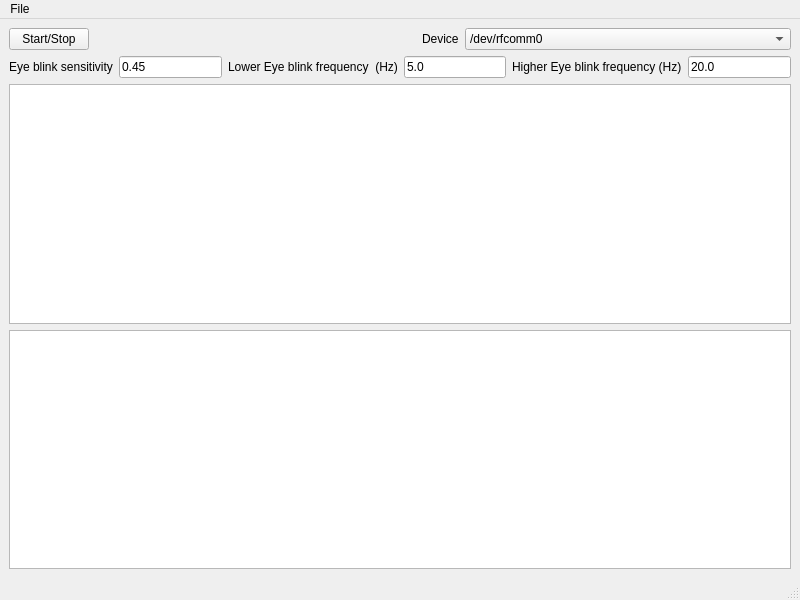
<?xml version="1.0" encoding="UTF-8"?>
<ui version="4.0">
 <class>MainWindow</class>
 <widget class="QMainWindow" name="MainWindow">
  <property name="geometry">
   <rect>
    <x>0</x>
    <y>0</y>
    <width>800</width>
    <height>600</height>
   </rect>
  </property>
  <property name="windowTitle">
   <string>MainWindow</string>
  </property>
  <widget class="QWidget" name="centralwidget">
   <layout class="QVBoxLayout" name="verticalLayout">
    <item>
     <layout class="QHBoxLayout" name="horizontalLayout">
      <item>
       <widget class="QPushButton" name="startButton">
        <property name="text">
         <string>Start/Stop</string>
        </property>
       </widget>
      </item>
      <item>
       <spacer name="horizontalSpacer_2">
        <property name="orientation">
         <enum>Qt::Horizontal</enum>
        </property>
        <property name="sizeHint" stdset="0">
         <size>
          <width>40</width>
          <height>20</height>
         </size>
        </property>
       </spacer>
      </item>
      <item>
       <widget class="QLabel" name="label">
        <property name="text">
         <string>Device</string>
        </property>
       </widget>
      </item>
      <item>
       <widget class="QComboBox" name="deviceComboBox">
        <property name="sizePolicy">
         <sizepolicy hsizetype="Expanding" vsizetype="Fixed">
          <horstretch>0</horstretch>
          <verstretch>0</verstretch>
         </sizepolicy>
        </property>
        <item>
         <property name="text">
          <string>/dev/rfcomm0</string>
         </property>
        </item>
        <item>
         <property name="text">
          <string>/dev/rfcomm1</string>
         </property>
        </item>
        <item>
         <property name="text">
          <string>/dev/rfcomm2</string>
         </property>
        </item>
        <item>
         <property name="text">
          <string>/dev/ttyUSB0</string>
         </property>
        </item>
        <item>
         <property name="text">
          <string>/dev/ttyUSB1</string>
         </property>
        </item>
        <item>
         <property name="text">
          <string>/dev/ttyUSB2</string>
         </property>
        </item>
        <item>
         <property name="text">
          <string>/dev/ttyS0</string>
         </property>
        </item>
        <item>
         <property name="text">
          <string>/dev/ttyS1</string>
         </property>
        </item>
        <item>
         <property name="text">
          <string>/dev/ttyS2</string>
         </property>
        </item>
        <item>
         <property name="text">
          <string>/dev/tty0</string>
         </property>
        </item>
        <item>
         <property name="text">
          <string>/dev/tty1</string>
         </property>
        </item>
        <item>
         <property name="text">
          <string>/dev/tty2</string>
         </property>
        </item>
       </widget>
      </item>
     </layout>
    </item>
    <item>
     <layout class="QHBoxLayout" name="horizontalLayout_2">
      <item>
       <widget class="QLabel" name="label_2">
        <property name="text">
         <string>Eye blink sensitivity</string>
        </property>
       </widget>
      </item>
      <item>
       <widget class="QLineEdit" name="eyeBlinkSensitivity">
        <property name="text">
         <string>0.45</string>
        </property>
       </widget>
      </item>
      <item>
       <widget class="QLabel" name="label_3">
        <property name="text">
         <string>Lower Eye blink frequency  (Hz)</string>
        </property>
       </widget>
      </item>
      <item>
       <widget class="QLineEdit" name="lowerEyeBlinkFrequency">
        <property name="text">
         <string>5.0</string>
        </property>
       </widget>
      </item>
      <item>
       <widget class="QLabel" name="label_4">
        <property name="text">
         <string>Higher Eye blink frequency (Hz)</string>
        </property>
       </widget>
      </item>
      <item>
       <widget class="QLineEdit" name="higherEyeBlinkFrequency">
        <property name="text">
         <string>20.0</string>
        </property>
       </widget>
      </item>
     </layout>
    </item>
    <item>
     <widget class="PlotWidget" name="rawView"/>
    </item>
    <item>
     <widget class="PlotWidget" name="fftView"/>
    </item>
   </layout>
  </widget>
  <widget class="QMenuBar" name="menubar">
   <property name="geometry">
    <rect>
     <x>0</x>
     <y>0</y>
     <width>800</width>
     <height>19</height>
    </rect>
   </property>
   <widget class="QMenu" name="menuFile">
    <property name="title">
     <string>File</string>
    </property>
    <addaction name="actionQuit"/>
   </widget>
   <addaction name="menuFile"/>
  </widget>
  <widget class="QStatusBar" name="statusbar"/>
  <action name="actionQuit">
   <property name="text">
    <string>Quit</string>
   </property>
  </action>
 </widget>
 <customwidgets>
  <customwidget>
   <class>PlotWidget</class>
   <extends>QGraphicsView</extends>
   <header>pyqtgraph</header>
  </customwidget>
 </customwidgets>
 <tabstops>
  <tabstop>rawView</tabstop>
  <tabstop>fftView</tabstop>
 </tabstops>
 <resources/>
 <connections/>
</ui>
